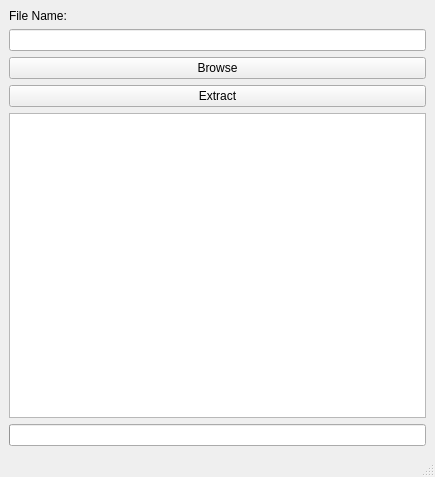
<?xml version="1.0" encoding="UTF-8"?>
<ui version="4.0">
 <class>MainWindow</class>
 <widget class="QMainWindow" name="MainWindow">
  <property name="geometry">
   <rect>
    <x>0</x>
    <y>0</y>
    <width>435</width>
    <height>477</height>
   </rect>
  </property>
  <property name="windowTitle">
   <string>MainWindow</string>
  </property>
  <widget class="QWidget" name="centralwidget">
   <layout class="QVBoxLayout" name="verticalLayout">
    <item>
     <widget class="QLabel" name="label_fileName">
      <property name="text">
       <string>File Name:</string>
      </property>
     </widget>
    </item>
    <item>
     <widget class="QLineEdit" name="textbox">
      <property name="dragEnabled">
       <bool>false</bool>
      </property>
      <property name="readOnly">
       <bool>true</bool>
      </property>
     </widget>
    </item>
    <item>
     <widget class="QPushButton" name="Openbutton">
      <property name="text">
       <string>Browse</string>
      </property>
     </widget>
    </item>
    <item>
     <widget class="QPushButton" name="Extractbutton">
      <property name="text">
       <string>Extract</string>
      </property>
     </widget>
    </item>
    <item>
     <widget class="QListWidget" name="listWidget"/>
    </item>
    <item>
     <widget class="QProgressBar" name="progressbar"/>
    </item>
   </layout>
  </widget>
  <widget class="QMenuBar" name="menubar">
   <property name="geometry">
    <rect>
     <x>0</x>
     <y>0</y>
     <width>435</width>
     <height>21</height>
    </rect>
   </property>
  </widget>
  <widget class="QStatusBar" name="statusbar"/>
 </widget>
 <resources/>
 <connections/>
</ui>
